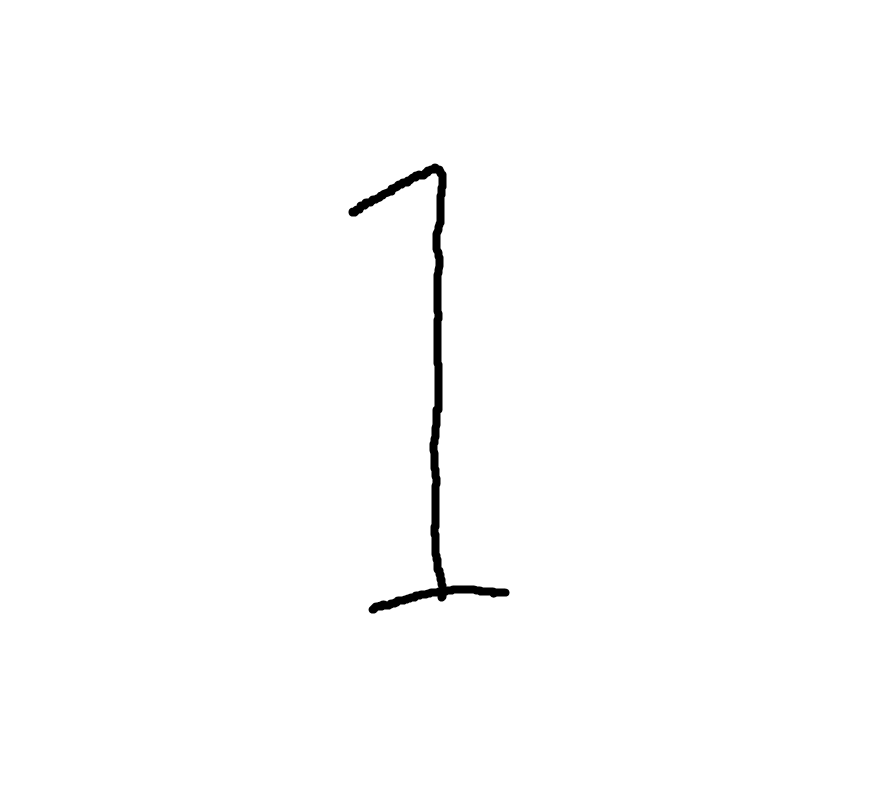
#> input picture example_img/1.png, 873 x 804 px
$ python -i imageManip.py   (imports and definitions only)   (older library calls are emulated)
#> lines starting #> are read from the running program, lines starting #| are printed output that depends on the picture
# This function returns a list which was converted from a png file
# This list is suitable for tensorflow classification


def resize(argv):
#> called with argv = '../example_img/1.png'
    from PIL import Image, ImageFilter

    # argv must be the path to a png file
    image = Image.open(argv).convert("L")
    width = float(image.size[0])
#> width = 873
    height = float(image.size[1])
#> height = 804

    # Create a white canvas of 28x28 pixels
    new_image = Image.new("L", (28, 28), (255))
#> new_image: PIL image 28x28 L; every value is 255


    # Check if the original picture is a "fat" one or "thin" one

    # Fat
    if width > height:

        # Width becomes 20 pixels.
        # Resize height according to ratio width
        new_height = int( round( (20.0/width*height), 0 ) )
#> new_height = 18

        # Resize and sharpen
        image = image.resize( (20, new_height), Image.ANTIALIAS ).filter(ImageFilter.SHARPEN)
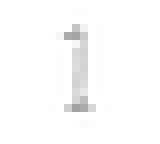
#> image: PIL image 20x18 L (shown 8 times larger); min 162, max 255, mean 251.6

        # Caculate the horizontal pozition
        width_top = int( round( ( (28 - new_height)/2 ), 0 ) )
#> width_top = 5

        # Paste resized image on white canvas
        new_image.paste( image, (4, width_top) )
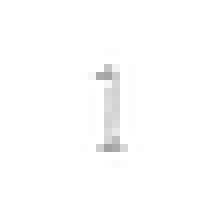
#> new_image: PIL image 28x28 L (shown 8 times larger); min 162, max 255, mean 253.4

    # Thin
    else:
        # Heigth becomes 20 pixels.
        new_width = int( round( (20.0/height*width), 0 ) )
        image = image.resize( (new_width, 20), Image.ANTIALIAS ).filter(ImageFilter.SHARPEN)
        width_left = int( round( ( (28 - new_width)/2 ), 0 ) )
        new_image.paste( image, (width_left, 4) )


    # Get the pixel values
    pv = list(new_image.getdata())
#> pv = 784 values, max 255 at index 0, min 162 at index 517, mean 253.4

    # Normalize the pixels
    pvn = [ (255-x)*1.0/255.0 for x in pv]
#> pvn = 784 values, max 0.365 at index 517, min 0 at index 0, mean 0.00618
    return pvn

>>> result = resize('../example_img/1.png')
#> result has the same summary as pvn in resize

$ run again, on example_img/9.png
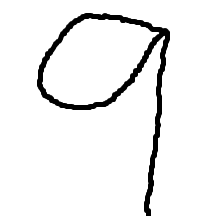
#> input picture example_img/9.png, 215 x 216 px
#> in resize, `image = image.resize( (new_width, 20), Image.ANTIALIAS ).filter(ImageF..`:
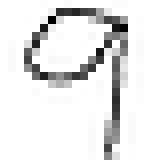
#> image: PIL image 20x20 L (shown 8 times larger); min 0, max 255, mean 230.2
#> in resize, `new_image.paste( image, (width_left, 4) )`:
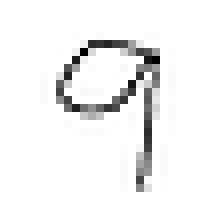
#> new_image: PIL image 28x28 L (shown 8 times larger); min 0, max 255, mean 242.3
#> pv = 784 values, max 255 at index 0, min 0 at index 178, mean 242.3
#> pvn = 784 values, max 1 at index 178, min 0 at index 0, mean 0.0497
#> result has the same summary as pvn in resize
